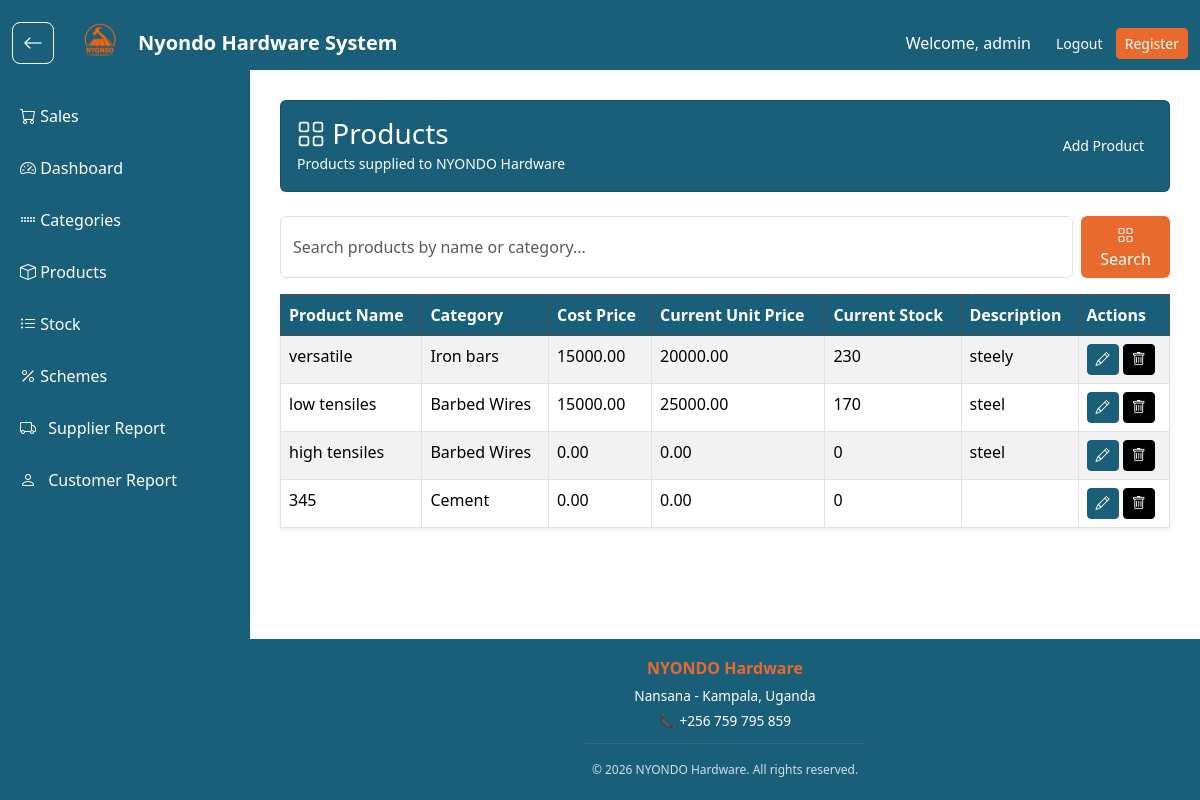
The app's page /saleapp/products/ (signed in) with its own data.
### saleapp/models.py (models this page shows, shortened)
class Product(models.Model):
    category_name = models.ForeignKey(Category, on_delete=models.CASCADE)
    product_name = models.CharField(max_length=100)
    cost_price = models.DecimalField(max_digits=10, decimal_places=2, default=0)
    unit_price = models.DecimalField(max_digits=10, decimal_places=2, default=0)
    description = models.TextField()
    current_stock = models.IntegerField(default=0)

class Category(models.Model):
    category_name = models.CharField(max_length=100, unique=True)
    slug = models.SlugField(unique=True)

### saleapp/views.py (the view)
# urls.py: path("products/", views.product_list, name="product_list"),
@login_required
def product_list(request):
    search_query = request.GET.get('search', '').strip()
    products = Product.objects.all()
    if search_query:
        products = products.filter(
            Q(product_name__icontains=search_query) |
            Q(category_name__category_name__icontains=search_query) |
            Q(description__icontains=search_query)
        )
    return render(request, "product_list.html", {
        'products': products,
        'search_query': search_query
    })

### saleapp/templates/product_list.html (shortened to what this page needs)
{% extends 'base.html' %}
{% block content %}
<div class="card mb-4" style="background-color: #1a5f7a; color: white;">
    <div class="card-body">
        <div class="d-flex justify-content-between align-items-center">
            <div>
                <h3 class="mb-0"><i class="bi bi-grid"></i> Products</h3>
                <small>Products supplied to NYONDO Hardware</small>
            </div>
            <a href="{% url 'create_product' %}" class="btn btn-primary btn-sm">Add Product</a>
        </div>
    </div>
</div>
<form method="GET" class="d-flex mb-3">
    <input type="text" name="search" class="form-control me-2"
           placeholder="Search products by name or category..." value="{{ search_query }}">
    <button type="submit" class="btn" style="background-color: #e86a2c; color: white;">
        <i class="bi bi-grid"></i> Search
    </button>
</form>
<table class="table table-bordered table-striped shadow-sm">
    <thead class="table-dark">
        <tr>
            <th>Product Name</th>
            <th>Category</th>
            <th>Cost Price</th>
            <th>Current Unit Price</th>
            <th>Current Stock</th>
            <th>Description</th>
            <th>Actions</th>
        </tr>
    </thead>
    <tbody>
        {% for product in products %}
        <tr>
            <td>{{ product.product_name }}</td>
            <td>{{ product.category_name.category_name }}</td>
            <td>{{ product.cost_price }}</td>
            <td>{{ product.unit_price }}</td>
            <td>{{ product.current_stock }}</td>
            <td>{{ product.description|truncatechars:50 }}</td>
            <td>
                <a href="{% url 'edit_product' product.id %}" class="btn btn-primary btn-sm">
                    <i class="bi bi-pencil"></i>
                </a>
                <a href="{% url 'delete_product' product.id %}" class="btn btn-danger btn-sm">
                    <i class="bi bi-trash"></i>
                </a>
            </td>
            </tr>
        {% empty %}
        <tr>
            <td colspan="7" class="text-center text-danger">
                <i class="bi bi-grid"></i> No products found matching "{{ search_query }}"
            </td>
            </tr>
        {% endfor %}
    </tbody>
</table>
{% endblock %}

### templates/nav.html (shortened to what this page needs)
{% load static %}
<nav class="navbar navbar-dark top-navbar fixed-top">
    <div class="container-fluid d-flex justify-content-between align-items-center">
        <div class="d-flex align-items-center">
            <button
                type="button"
                class="back-arrow-btn me-3"
                onclick="goBackToPreviousPage()"
                aria-label="Go back"
                title="Go back">
                <i class="bi bi-arrow-left"></i>
            </button>
            <a href="{% url 'home' %}"
               class="navbar-brand fw-bold d-flex align-items-center">
                <img src="{% static 'stenalogo.png' %}"
                     alt="logo"
                     width="60"
                     height="60"
                     class="rounded-circle me-2">
                Nyondo Hardware System
            </a>
        </div>
        <div class="d-flex align-items-center">
            {% if user.is_authenticated %}
                <span class="text-white me-3">
                    Welcome, {{ user.username }}
                </span>
                <form action="{% url 'logout' %}" method="POST" class="m-0">
                    <button type="submit" class="btn btn-dark btn-sm">
                        Logout
                    </button>
                      <a href="{% url 'register' %}"
                   class="btn btn-secondary btn-sm">
                    Register
                </a>
                </form>
            {% endif %}
        </div>
    </div>
</nav>
<div class="sidebar">
      <a href="{% url 'home' %}">
            <i class="bi bi-cart"></i> Sales
             </a>
    {% if user.is_superuser %}
            <a href="{% url 'dashboard' %}">
            <i class="bi bi-speedometer2"></i> Dashboard
            </a>
            <a href="{% url 'category_list' %}">
                <i class="bi bi-grip-horizontal"></i> Categories
            </a>
            <a href="{% url 'product_list' %}">
                <i class="bi bi-box"></i> Products
            </a>
            <a href="{% url 'stock_receipt_list' %}">
                <i class="bi bi-list-ul"></i> Stock
            </a>
            <a href="{% url 'scheme_customer_list' %}">
                <i class="bi bi-percent"></i> Schemes
            </a>
            <a href="{% url 'supplier_report' %}">
                <i class="bi bi-truck me-2"></i> Supplier Report
            </a>
            <a href="{% url 'customer_report' %}">
                <i class="bi bi-person me-2"></i> Customer Report
            </a>
         {% endif %}
</div>

### templates/base.html (style rules this page uses)
:root { --brand-blue: #1a5f7a; --brand-orange: #e86a2c; --brand-black: #000000; --message-red: #dc3545; --message-green: #198754; }
body { color: var(--brand-black); display: flex; flex-direction: column; min-height: 100vh; }
.card-header, .table-dark th, .table-dark td { background-color: var(--brand-blue) !important; color: #ffffff !important; }
.btn-primary, .btn-success, .btn-info, .btn-dark { border-color: var(--brand-blue) !important; background-color: var(--brand-blue) !important; color: #ffffff !important; }
.btn-secondary, .btn-warning, .btn-light { border-color: var(--brand-orange) !important; background-color: var(--brand-orange) !important; color: #ffffff !important; }
.btn-danger { border-color: var(--brand-black) !important; background-color: var(--brand-black) !important; color: #ffffff !important; }
.bi { color: currentColor; }

### templates/nav.html (style rules this page uses)
body { background-color: #ffffff; }
.top-navbar { height: 70px; z-index: 1000; background-color: #1a5f7a; }
.back-arrow-btn { width: 42px; height: 42px; display: inline-flex; align-items: center; justify-content: center; border: 1px solid #ffffff; border-radius: 8px; color: white; background-color: #1a5f7a; font-size: 1.25rem; text-decoration: none; transition: background-color 0.2s ease, border-color 0.2s ease; }
.sidebar { width: 250px; height: 100vh; position: fixed; top: 70px; left: 0; background-color: #1a5f7a; padding-top: 20px; }
.sidebar a { display: block; padding: 14px 20px; color: white; text-decoration: none; transition: 0.3s; }

### records on screen
Product: product_name "versatile", category_name.category_name "Iron bars", cost_price "15000.00", unit_price "20000.00", current_stock "230", description "steely"
Product: product_name "low tensiles", category_name.category_name "Barbed Wires", cost_price "15000.00", unit_price "25000.00", current_stock "170", description "steel"
Product: product_name "high tensiles", category_name.category_name "Barbed Wires", cost_price "0.00", unit_price "0.00", current_stock "0", description "steel"
Product: product_name "345", category_name.category_name "Cement", cost_price "0.00", unit_price "0.00", current_stock "0"

### other values on screen
{{ user.username }} "admin"
